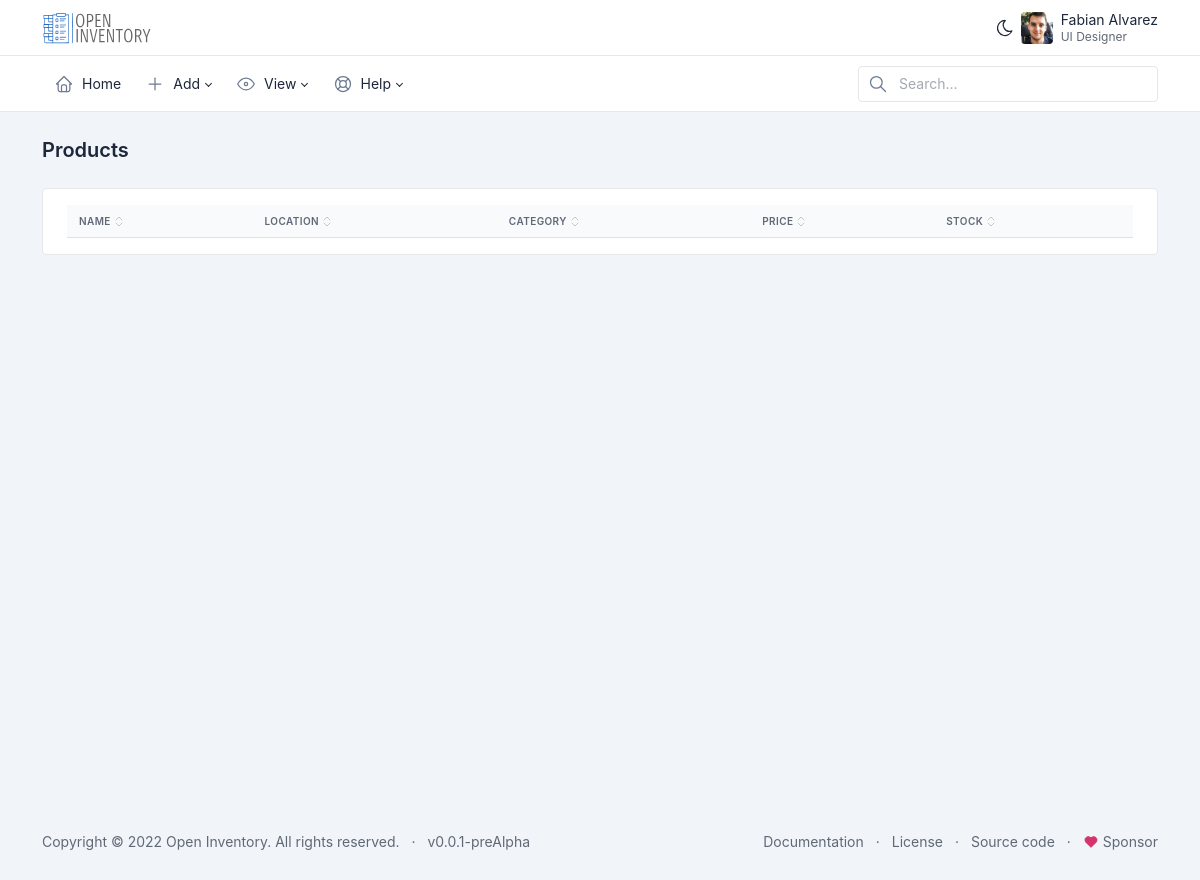
Before: /view-products with the older database file.
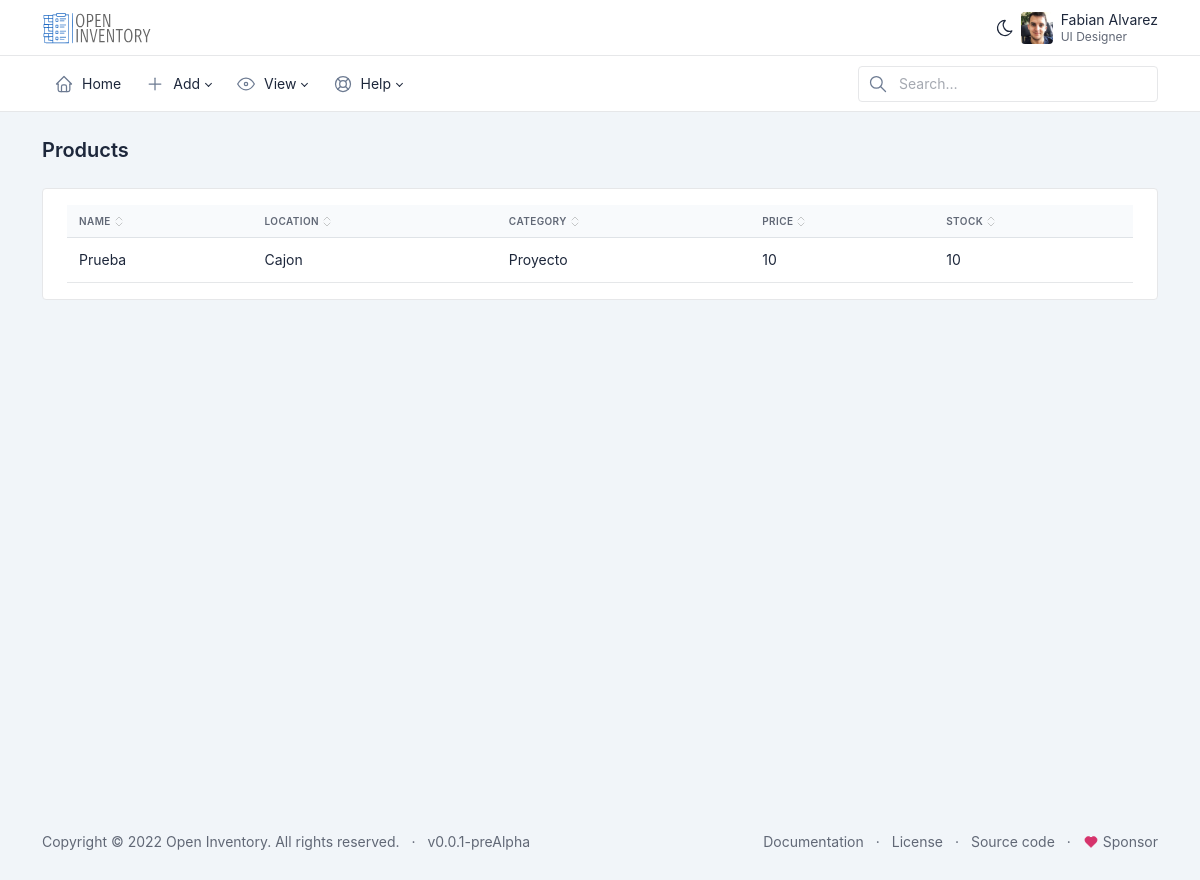
After: the same page with the newer database file.
### dashboard/models.py (models this page shows, shortened)
class Product(models.Model):
    name = models.CharField(max_length=200)
    description = models.TextField(null=True, blank=True)
    price = models.IntegerField()
    stock = models.IntegerField()
    category = models.CharField(max_length=200)
    location = models.CharField(max_length=200)
    image = models.ImageField(upload_to='images/', null=True, blank=True)

class Storage(models.Model):
    name = models.CharField(max_length=200)
    description = models.TextField(null=True, blank=True)
    location = models.CharField(max_length=200)
    parent_storage = models.ForeignKey('self', on_delete=models.CASCADE, null=True, blank=True)
    def __str__(self):
        return self.name
    class Meta:
        verbose_name_plural = "Storages"
        verbose_name = "Storage"

class Category(models.Model):
    name = models.CharField(max_length=200)
    description = models.TextField(null=True, blank=True)
    parent_category = models.ForeignKey('self', on_delete=models.CASCADE, null=True, blank=True)
    def __str__(self):
        return self.name
    class Meta:
        verbose_name_plural = "Categories"
        verbose_name = "Category"

### dashboard/views.py (the view)
# urls.py: path('view-products', views.view_products, name='view_products'),
def view_products(request):
  products = Product.objects.all()
  locations = Storage.objects.all()
  locations = list(locations)
  categories = Category.objects.all()
  currency = global_preferences['general__currency_symbol']
  return render(request, 'view-products.html', {"title": "Productos", "products": products, "locations": locations, "currency": currency, "categories": categories })

### dashboard/templatetags/custom_tags.py (called while the page is built)
@register.simple_tag
def get_location(list, location_id):
    location_id = int(location_id)
    return list[location_id-1]

@register.simple_tag
def get_category(list, category_id):
    category_id = int(category_id)
    return list[category_id-1]

### dashboard/templates/view-products.html (shortened to what this page needs)
<!DOCTYPE html>
<html>
<body>
{% extends 'menu.html' %}
{% block pagecontent %}
{% load custom_tags %}
<!doctype html>
<html lang="en">
  <body >
      <div class="page-wrapper">
        <div class="page-header d-print-none">
          <div class="container-xl">
            <div class="row g-2 align-items-center">
              <div class="col">
                <h2 class="page-title">
                  {{_('Products')}}
                </h2>
              </div>
            </div>
          </div>
        </div>
        <div class="page-body">
          <div class="container-xl">
            <div class="card">
              <div class="card-body">
                <div id="table-default" class="table-responsive">
                  <table class="table">
                    <thead>
                      <tr>
                        <th><button class="table-sort" data-sort="sort-name">{{_('Name')}}</button></th>
                        <th><button class="table-sort" data-sort="sort-location">{{_('Location')}}</button></th>
                        <th><button class="table-sort" data-sort="sort-category">{{_('Category')}}</button></th>
                        <th><button class="table-sort" data-sort="sort-price">{{_('Price')}}</button></th>
                        <th><button class="table-sort" data-sort="sort-stock">{{_('Stock')}}</button></th>
                      </tr>
                    </thead>
                    <tbody class="table-tbody">
                    {% for product in products %}
                      <tr>
                        <td class="sort-name"><a class="text-reset" href="{% url 'dashboard:get_product' product.id %}">{{ product.name }}</a></td>
                        <td class="sort-location">{% get_location locations product.location %}</td>
                        <td class="sort-category">{% get_category categories product.category %}</td>
                        <td class="sort-price">{{ product.price }}</td>
                        <td class="sort-stock">{{ product.stock }}</td>
                      </tr>
                    {% endfor %}
                    </tbody>
                  </table>
                </div>
              </div>
            </div>
          </div>
        </div>
      </div>
    </div>
  </body>
</html>
{% endblock %}

Changed rows visible on the page:
added Product: name "Prueba", location.name "Cajon", category.name "Proyecto", price "10", stock "10"
